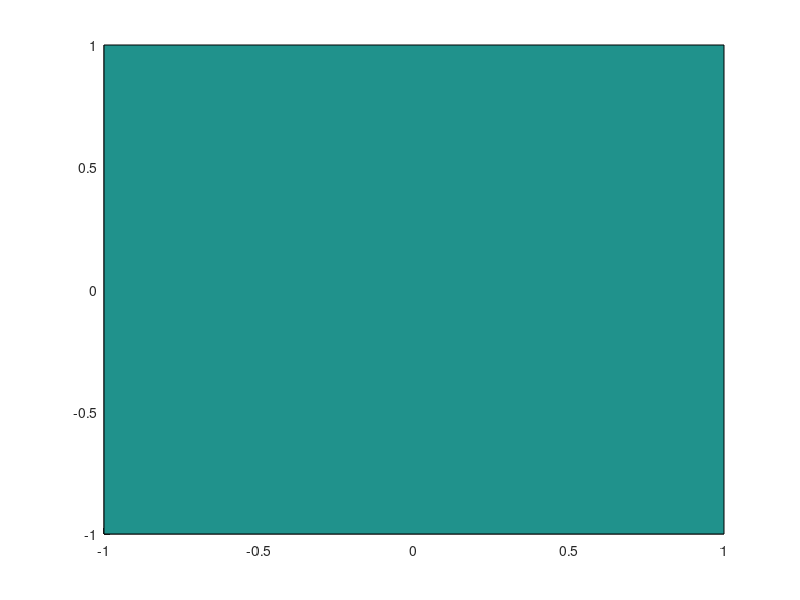
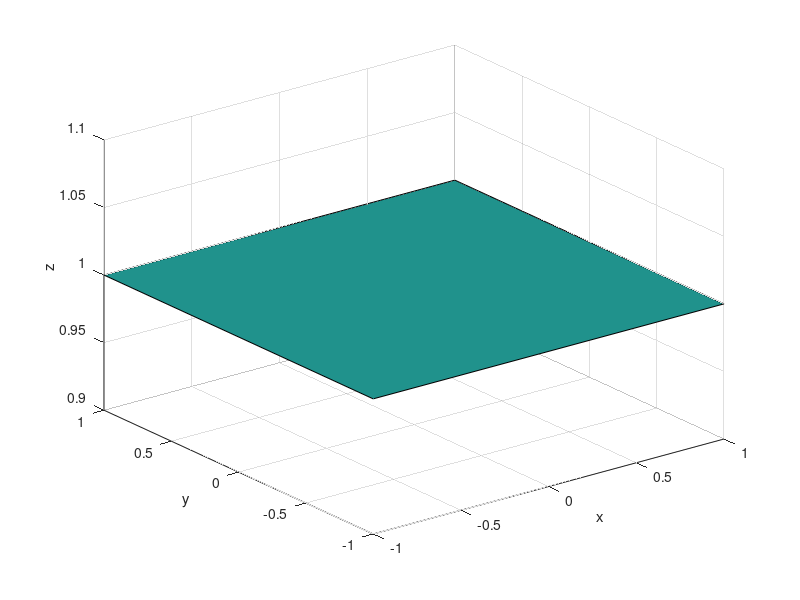
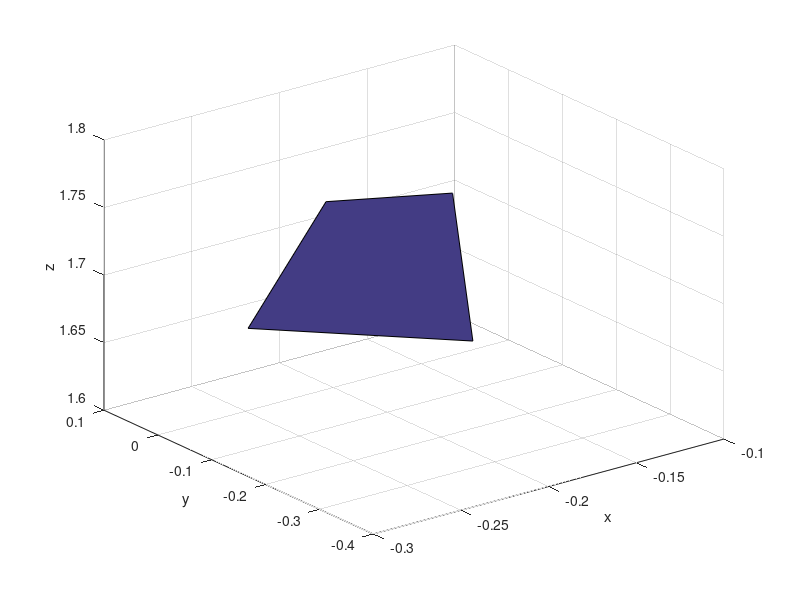

MATLAB code for these plots, in order:

figure,
patch([1 -1 -1 1], [1 1 -1 -1], [0 0 0 0])


[x y] = meshgrid(-1:2:1); % Generate x and y data
z = ones(size(x, 1)); % Generate z data
figure,
surf(x, y, z) % Plot the surface
xlabel 'x'
ylabel 'y'
zlabel 'z'

figure,
A=0.489756;
B=0.386344;
C=0.781587;
D=-1.19887;
% [x y] = meshgrid(-1:2:1); % Generate x and y data
x=[-0.2262 -0.264 ; -0.1181 -0.2122];
y=[0.0729 -0.1951; 0.007459  -0.2614 ];
z = -1/C*(A*x + B*y + D); % Solve for z data
surf(x,y,z) %Plot the surface
xlabel 'x'
ylabel 'y'
zlabel 'z'